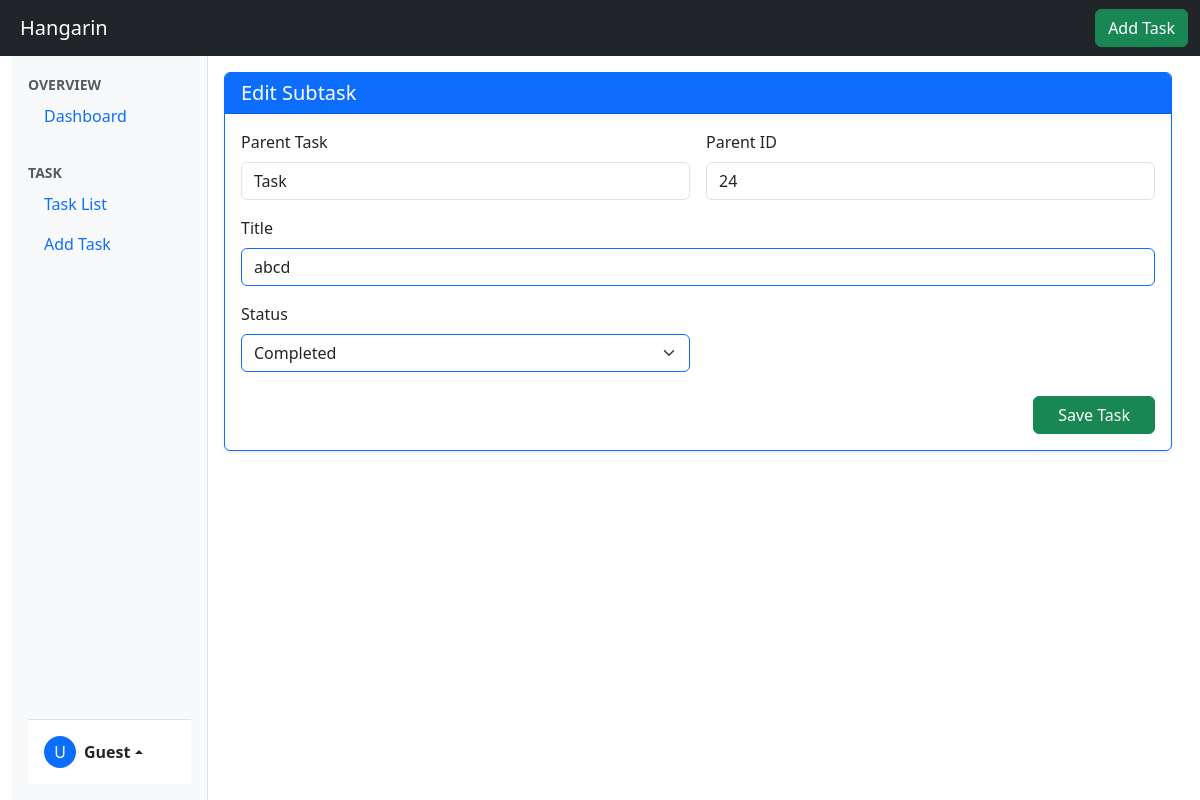
Page /taskDetails/30/subtaskUpdate/30 on the earlier database version.
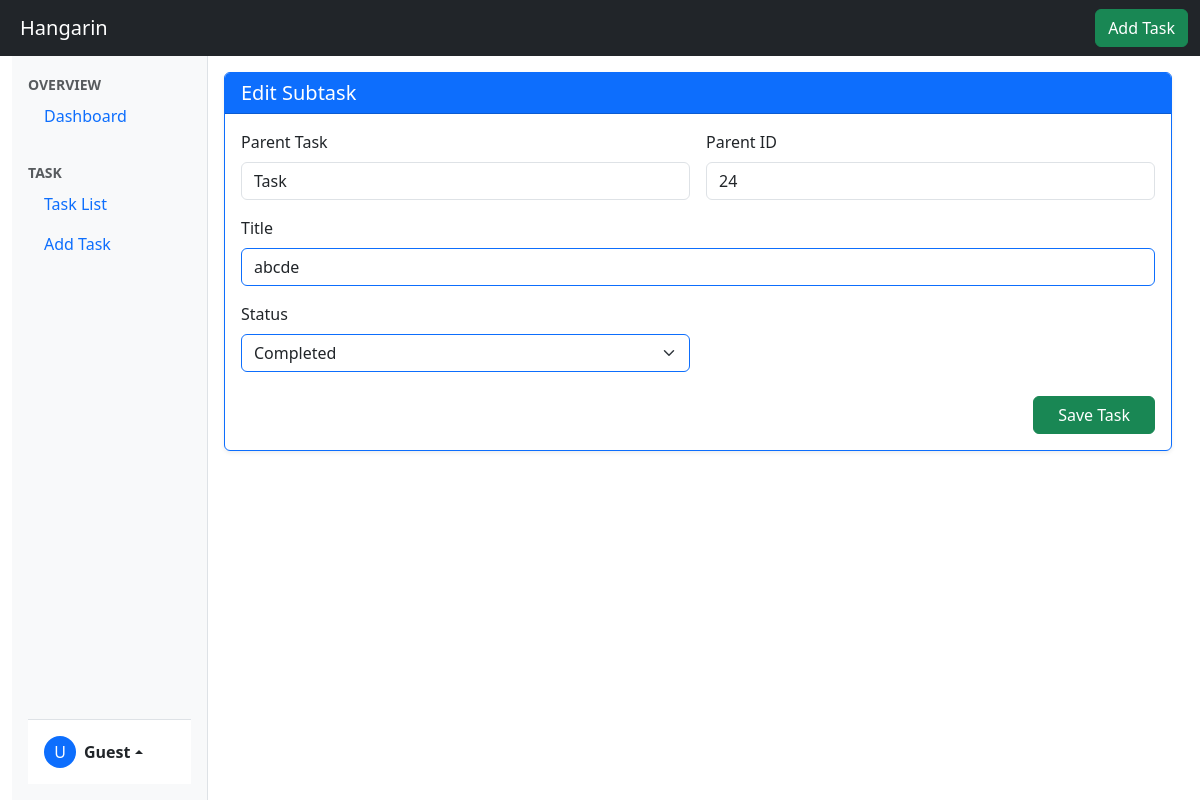
Same page on the later database version.
### Hangarin/models.py (models this page shows, shortened)
class BaseModel(models.Model):
    created_at = models.DateTimeField(auto_now_add=True, db_index=True)
    updated_at = models.DateTimeField(auto_now=True)
    class Meta:
        abstract =True

class SubTask(BaseModel):
    parent_task = models.ForeignKey(Task, on_delete=models.CASCADE)
    title = models.CharField(max_length=500)
    status = models.CharField(
        max_length=50,
        choices=[
        ("Pending", "Pending"),
        ("In Progress ", "In Progress"),
        ("Completed", "Completed"),
        ],
        default="pending"
    )

class Task(BaseModel):
    title = models.CharField(max_length=200)
    description = models.CharField(max_length=500)
    deadline = models.DateTimeField(default=timezone.now)
    status = models.CharField(
        max_length=50,
        choices=[
        ("Pending", "Pending"),
        ("In Progress ", "In Progress"),
        ("Completed", "Completed"),
        ],
        default="Pending"
    )
    category = models.ForeignKey(Category, on_delete=models.CASCADE)
    priority = models.ForeignKey(Priority, on_delete=models.CASCADE)

### Hangarin/views.py (the view, shortened to what this page needs)
# urls.py: path('taskDetails/<int:parentTask_pk>/subtaskUpdate/<int:pk>', SubTaskUpdateView.as_view(), name='subtaskUpdate'),
class SubTaskUpdateView(UpdateView):
    model = SubTask
    form_class = SubTaskForm
    template_name = 'subtaskForm.html'
    def get_context_data(self, **kwargs):
        context = super().get_context_data(**kwargs)
        context['parent_task'] = self.object.parent_task
        return context

### Hangarin/forms.py
class SubTaskForm(ModelForm):
    class Meta:
        model = SubTask
        fields = "__all__"
        widgets = {
            'title': forms.TextInput(attrs={
                'class': 'form-control border border-primary',
                'placeholder': 'Subtask title'
            }),
            'status': forms.Select(attrs={
                'class': 'form-select border border-primary'
            })
        }

### Hangarin/templates/subtaskForm.html (shortened to what this page needs)
{% extends 'base.html' %}
{% load static %}
{% block content %}
<div class="container-fluid">
    <div class="row h-100">
        <div class="col-12 scroll-column p-3">
            <div class="card shadow-sm border-primary">
                <div class="card-header bg-primary text-white">
                    <h5 class="mb-0">{% if object %}Edit Subtask{% else %}Create Subtask{% endif %}</h5>
                </div>
                <div class="card-body">
                    <form method="POST">
                        <div class="row g-3">
                            <div class="col-6">
                                <div class="form-label">Parent Task</div>
                                <input type="text" class="form-control" value="{% if object %}{{ object.parent_task.title }}{% else %}{{ parent_task.title }}{% endif %}" readonly>
                            </div>
                            <div class="col-6">
                                <div class="form-label">Parent ID</div>
                                <input type="text" class="form-control" name="parent_task" value="{% if object %}{{ object.parent_task.pk }}{% else %}{{ parent_task.pk }}{% endif %}" readonly>
                            </div>
                            <div class="col-12">
                                <label class="form-label">Title</label>
                                {{ form.title }}
                            </div>
                            <div class="col-md-6">
                                <label class="form-label">Status</label>
                                {{ form.status }}
                            </div>
                        </div>
                        <div class="mt-4 d-flex justify-content-end">
                            <button type="submit" class="btn btn-success px-4">
                                Save Task
                            </button>
                        </div>
                    </form>
                </div>
            </div>
        </div>
    </div>
</div>
{% endblock %}

Differences in the rows shown:
changed SubTask "Completed": title "abcd" → "abcde"
